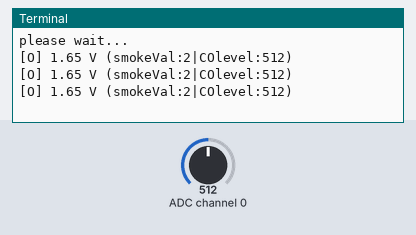
Simulated run of this program. Board: Raspberry Pi (BCM pin numbers). Shown: the last lines printed to the terminal. Inputs (shaded band) come from the test bench; at power-on: ADC channel 0 = 512 (analog values on the 0–1023 scale).

Above: at 2.2 s.
2.3 s: ADC channel 0 set to 716
At 2.9 s:
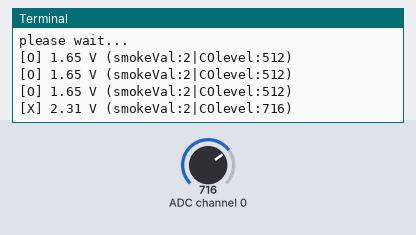
5.3 s: ADC channel 0 set to 900
At 5.9 s:
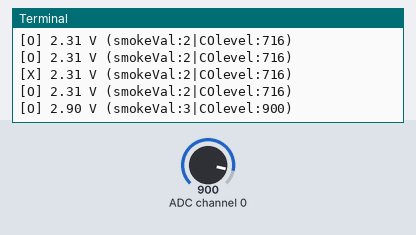
Timing chart, 0 to 8.3 s (numbered marks = the images above; inputs shaded):
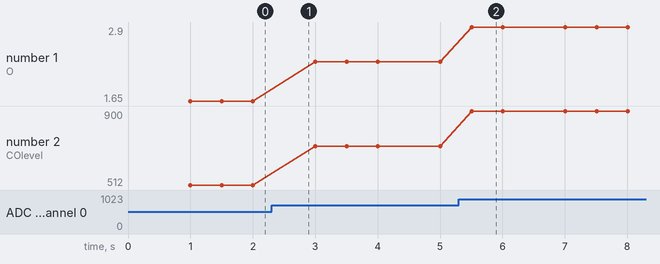

Measured:
- after the input at 2.3 s, the terminal: prints a new line after 0.20 s (image 1)
- after the input at 5.3 s, the terminal: prints a new line after 0.21 s (image 2)
- plotted number 1: 1.65 → 2.31 after the input at 2.3 s, 2.31 → 2.9 after the input at 5.3 s
- plotted number 2: 512 → 716 after the input at 2.3 s, 716 → 900 after the input at 5.3 s

The program:

mq-2-rickrool.py
```python
#!/usr/bin/env python3
import RPi.GPIO as GPIO
import time

SPICLK = 11
SPIMISO = 9
SPIMOSI = 10
SPICS = 8
mq2_dpin = 26
mq2_apin = 0

detections = 0

def init():
    GPIO.setwarnings(False)
    GPIO.cleanup()
    GPIO.setmode(GPIO.BCM)

    GPIO.setup(SPIMOSI, GPIO.OUT)
    GPIO.setup(SPIMISO, GPIO.IN)
    GPIO.setup(SPICLK, GPIO.OUT)
    GPIO.setup(SPICS, GPIO.OUT)
    GPIO.setup(mq2_dpin, GPIO.IN, pull_up_down=GPIO.PUD_DOWN)
#     pygame.mixer.init()
#     pygame.mixer.music.load('rickroll.mp3')
#     pygame.mixer.music.play(-0x1)
#     pygame.mixer.music.pause()

# read SPI data from MCP3008(or MCP3204) chip,8 possible adc's (0 thru 7)
def readadc(
    adcnum,
    clockpin,
    mosipin,
    misopin,
    cspin,
    ):
    if adcnum > 7 or adcnum < 0:
        return -0x1
    GPIO.output(cspin, True)

    GPIO.output(clockpin, False)  # start clock low
    GPIO.output(cspin, False)  # bring CS low

    commandout = adcnum
    commandout |= 0x18  # start bit + single-ended bit
    commandout <<= 3  # we only need to send 5 bits here
    for i in range(5):
        if commandout & 0x80:
            GPIO.output(mosipin, True)
        else:
            GPIO.output(mosipin, False)
        commandout <<= 0x1
        GPIO.output(clockpin, True)
        GPIO.output(clockpin, False)

    adcout = 0
        # read in one empty bit, one null bit and 10 ADC bits
    for i in range(12):
        GPIO.output(clockpin, True)
        GPIO.output(clockpin, False)
        adcout <<= 0x1
        if GPIO.input(misopin):
            adcout |= 0x1

    GPIO.output(cspin, True)

    adcout >>= 0x1  # first bit is 'null' so drop it
    return adcout

def main():
    global detections
    init()
    print ('please wait...')
    time.sleep(1)
    while True:
        COlevel = readadc(mq2_apin, SPICLK, SPIMOSI, SPIMISO, SPICS)
        smokeVal = COlevel / 1024. * 3.3
        if smokeVal > .9: detections += 1
        # if smokeVal > 0.7:
        #     print("smoke") # pygame.mixer.music.unpause()
        # else:
        #     pass # pygame.mixer.music.pause()
        smoke = detections > 3
        if smoke: detections = 0
        print (f'[{"X" if smoke else "O"}] {"%.2f" % smokeVal} V (smokeVal:{round(smokeVal)}|COlevel:{COlevel})')
        time.sleep(0.5)

if __name__ == '__main__':
    try:
        main()
        pass
    except KeyboardInterrupt:
        pass

GPIO.cleanup()
```
